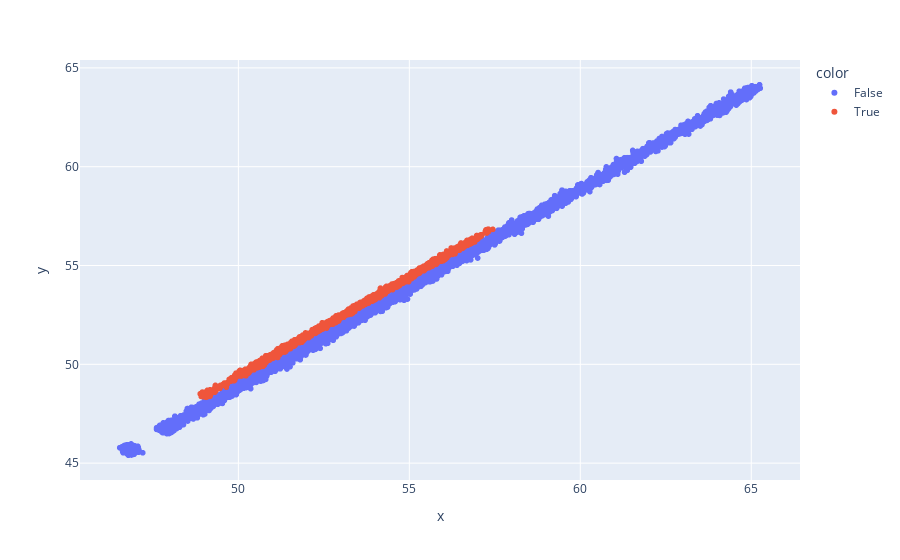

Notebook code cell kept with this figure:
### Markdown cell above
## Why IForest doesn't work?
1. anomalous lie lose to normal points in values
1. Because isolation forest has no concept of temporal relationships
2. Maybe some features can be designed for this, but if you don't know what you are looking for then its hard to design right features.
   1. Autoencoders can work here to flag unknown unknowns.

### Code cell
px.scatter(
    x=phase_offset_df.loc[phase_offset_df['unit'] == 0, 'TmpRet'], 
    y=phase_offset_df.loc[phase_offset_df['unit'] == 1, 'TmpRet'], 
    color = phase_offset_df.loc[phase_offset_df['unit'] == 0, 'anomaly']
           )

### Figure 1 — Plotly figure (JSON) as saved in the notebook; plotly's stock layout.template omitted (floating-point values rounded to 4 significant figures; data arrays with more than 128 entries replaced by an {"elided": "..."} marker saying what was removed)
{"data": [{"hovertemplate": "color=False<br>x=%{x}<br>y=%{y}<extra></extra>", "legendgroup": "False", "marker": {"color": "#636efa", "symbol": "circle"}, "mode": "markers", "name": "False", "showlegend": true, "type": "scattergl", "x": {"elided": "7200 float values"}, "xaxis": "x", "y": {"elided": "7200 float values"}, "yaxis": "y"}, {"hovertemplate": "color=True<br>x=%{x}<br>y=%{y}<extra></extra>", "legendgroup": "True", "marker": {"color": "#EF553B", "symbol": "circle"}, "mode": "markers", "name": "True", "showlegend": true, "type": "scattergl", "x": {"elided": "2880 float values"}, "xaxis": "x", "y": {"elided": "2880 float values"}, "yaxis": "y"}], "layout": {"legend": {"title": {"text": "color"}, "tracegroupgap": 0}, "margin": {"t": 60}, "xaxis": {"anchor": "y", "domain": [0, 1], "title": {"text": "x"}}, "yaxis": {"anchor": "x", "domain": [0, 1], "title": {"text": "y"}}}}
